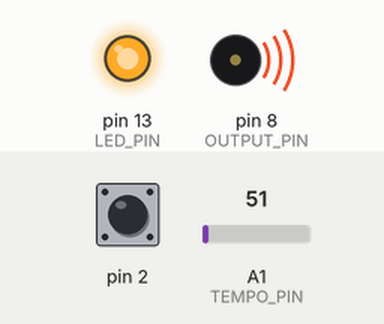
A sketch run on a simulated Arduino Uno, built with avr-gcc and run on an emulated ATmega328P. On the bench: output pins drawn as LEDs (lit = HIGH), buzzer (waves = sounding). The inputs (shaded band) are chosen by the test bench; at power-on: pin 2 LOW, A1 (TEMPO_PIN) = 51.

Above: at 1.2 s.
1.3 s: pin 2 pulsed HIGH 2 times (0.12 s each, 0.3 s apart)
At 2.6 s:
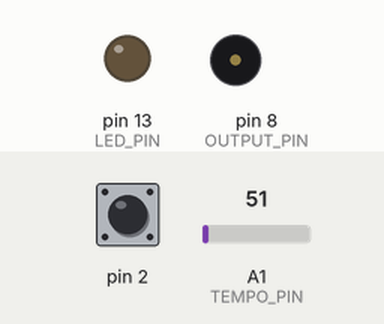
4.9 s: pin 2 driven HIGH
At 8.09 s:
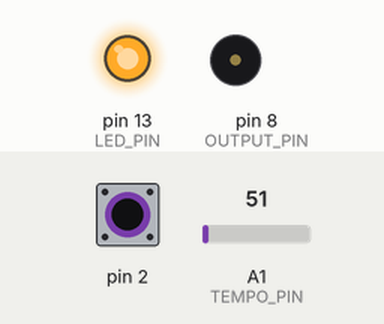
Timing chart, 0 to 13.9 s (numbered marks = the images above; inputs shaded):
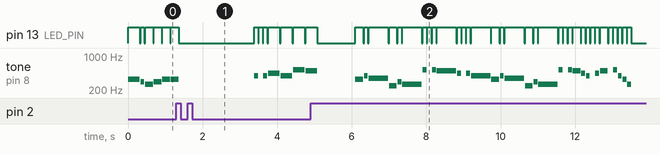

Measured:
- by itself, tone on pin 8 (OUTPUT_PIN): plays 329 Hz for 0.21 s, 391 Hz for 0.11 s, 349 Hz for 0.53 s, 246 Hz for 0.21 s, 293 Hz for 0.11 s, 261 Hz for 0.53 s … (29 notes in this stretch)

The sketch:

jukebox.ino
```cpp
// Capital letter is sharp, lowercase letter is normal, A = 440 Hz is in the third octave
#include <stdlib.h>
#include <string.h>
#include "songs.h"

// #define DEBUG

#define OCTAVE_MULTIPLIER 2
#define HALF_STEP 1.059463094359295
#define OUTPUT_PIN 8
#define LED_PIN 13
#define BASE_A 440
#define TEMPO_PIN A1
#define MODE_ROTATE -1
#define MIDDLE_OCTAVE 3
#define MODE_ABC 0
#define MODE_CLJ 1
#define MODE_BAD -1
#define MIDI_CONSTANT 8.1757989156

#define NUM_WORDS 3
#define MAX_WORD_LENGTH 12

int g_song_num = MODE_ROTATE;
int g_song_num_changed = false;

void setup() {
  pinMode(OUTPUT_PIN, OUTPUT);
  pinMode(LED_PIN, OUTPUT);
  attachInterrupt(0, change_song, RISING);

  #ifdef DEBUG
    Serial.begin(9600);
  #endif
}

void loop() {
  static int i = 0; // current song number
  parse_song(songs[i]);
  i = (g_song_num == MODE_ROTATE) ? i+1 : g_song_num;
  #ifdef DEBUG
    Serial.print("Song num: "); Serial.println(i);
  #endif
  i = i % g_num_songs;
  delay(1000);
}

void parse_song(const char* song) {
  // Songs that
  int mode = get_song_mode(song);

  if (mode == MODE_CLJ) {
    #ifdef DEBUG
      Serial.println("CLJ mode!");
    #endif
    parse_clj(song);
  } else if (mode == MODE_ABC) {
    #ifdef DEBUG
      Serial.println("ABC mode");
    #endif
    parse_abc(song);
  } // Skip songs that have MODE_BAD
}

int get_song_mode(const char* song) {
  char command = song[0];
  char param = song[1];
  if (command == '\0' || param == '\0') return MODE_BAD;
  if (command == 'M') {
    return (param == '0') ? MODE_ABC : MODE_CLJ;
  } else {
    return MODE_ABC;
  }
}

void parse_abc(const char* song) {
  // If the character is a number, skip, because the previous
  // letter should have taken care of the instruction
  for (unsigned int i=0; i<strlen(song); i++) {
    char command = song[i];
    char param = song[i+1];
    if (command == '\0' || param == '\0') return;
    if (command == ' ' || param < '1' || param > '9') continue;

    param = param - '1' + 1;

    if (g_song_num_changed) {
      g_song_num_changed = false;
      break;
    }

    // Read tempo
    int base_tempo_ms = analogRead(TEMPO_PIN)/10 + 100; // Minimum will be 100 ms
    process_command(command, param, base_tempo_ms * param);
  }
}

void parse_clj(const char* song) {
  char token[MAX_WORD_LENGTH];
  char* cursor = (char *)song;
  int n = 0; // token_size

  for (int i=0; i<strlen(song); i++) {
    int freq, duration_ms, vol;
    boolean eol = tokenize(cursor, ' ', n);
    if (n > 0) {
      memset(token, 0, MAX_WORD_LENGTH);
      strncpy(token, cursor, n);
      #ifdef DEBUG
        Serial.print(n); Serial.print(" "); Serial.print("Token: "); Serial.println(token);
      #endif

      if (g_song_num_changed) {
        g_song_num_changed = false;
        break;
      }

      if (split_clj(token, freq, duration_ms, vol)) {
        #ifdef DEBUG
          Serial.print(i); Serial.print(" Note split: "); Serial.print(freq); Serial.print("\t"); Serial.print(duration_ms); Serial.print("\t"); Serial.println(vol);
        #endif

        play_clj(freq, duration_ms, vol);
      }
    }

    if (eol) break;
    cursor += (n+1);
  }
}

// Returns the address of where the substring is
boolean tokenize(const char* str1, char delimiter, int& size) {
  unsigned int len = strlen(str1);
  for (int i=0; i<len; i++) {
    if (str1[i] == delimiter || str1[i] == '\0') {
      size = i;
      return (str1[i] == '\0');
    }
  }
}

// Volume is not implemented yet
boolean split_clj(const char* triplet_orig, int& freq, int& duration_ms, int& volume) {
  char triplet[MAX_WORD_LENGTH];
  strcpy(triplet, triplet_orig);

  char* tokens[NUM_WORDS];
  tokens[0] = strtok(triplet, ",");
  if (tokens[0] == NULL) return false;
  freq = atoi(tokens[0]);

  tokens[1] = strtok(NULL, "/");
  if (tokens[1] == NULL) return false;
  duration_ms = atoi(tokens[1]);

  tokens[2] = strtok(NULL, "*"); // Shouldn't find it
  if (tokens[2] == NULL) return true;
  volume = atoi(tokens[2]);

  return true;
}

void process_command(char command, int param, int tempo) {
  static unsigned int octave = 3;

  if (command == 'O') {
    octave = param;
  } else if (command == '_') {
    play_rest(tempo);
  } else if ((command >= 'a' && command <= 'g') || (command >= 'A' && command <= 'G')) {
    play_note(command, octave, tempo);
  }
}

void play_rest(int duration_ms_ms) {
  make_tone(0, duration_ms_ms, 0);
}

void play_note(char note, unsigned int octave, int duration_ms_ms) {
  int sharp = (note - 'a' < 0) ? 1 : 0; // Check if letter is capital
  if (sharp) note += 'a' - 'A'; // Convert note to lower case

  int half_steps[7] = {0, 2, -9, -7, -5, -4, -2};
  int hs = half_steps[note - 'a']; // number of half steps from 'a' to the correct note

  // Take into account the octave, and then shift frequency by the correct number of half steps
  double freq = BASE_A * pow(OCTAVE_MULTIPLIER, (float)octave - MIDDLE_OCTAVE) * pow(HALF_STEP, hs) * pow(HALF_STEP, sharp);
  #ifdef DEBUG
    Serial.print("Octave: "); Serial.print(octave); Serial.print("\tHalf steps: "); Serial.print(hs); Serial.print("\tSharp: "); Serial.print(sharp); Serial.print("\t");
  #endif
  make_tone(int(freq), duration_ms_ms, 1);
}

// IMPORTANT: Volume is currently unused
void play_clj(int midi_note, int duration_ms_ms, int volume) {
  double freq = pow(OCTAVE_MULTIPLIER, (midi_note / 12.0)) * MIDI_CONSTANT;
  make_tone(int(freq), duration_ms_ms, volume);
}

void change_song() {
  g_song_num = (g_song_num == g_num_songs-1) ? MODE_ROTATE : g_song_num+1;
  g_song_num_changed = true;
}

// IMPORTANT: Volume is currently unused
void make_tone(int freq, int duration_ms_ms, int volume) {
  #ifdef DEBUG
    Serial.print("Tone: "); Serial.print(freq); Serial.print("\t"); Serial.print(duration_ms_ms); Serial.print("\t"); Serial.println(volume);
  #endif
  digitalWrite(LED_PIN, HIGH); // Visual representation of a note being played
  tone(OUTPUT_PIN, freq, duration_ms_ms);

  delay(duration_ms_ms);
  digitalWrite(LED_PIN, LOW);
  delay(20);
}
```

songs.h
```cpp
const char* songs[] = {
"e3 d1 c2 d2 e2 e2 e4 d2 d2 d4 e2 g2 g4 e3 d1 c2 d2 e2 e2 e2 e2 d2 d2 e2 d2 c4 _4",
"O3g1_1g1a3g3 O4 c3 O3 b3 _3 | O3g1_1g1a3g3O4d3c3_3  O3g1_g1O4g3e3c3O3b3a3_3_3  O4f1_1f1e3c3d3c3_3_3_3_3",
"O3e2g1f5O2b2O3d1c5  O4c1_1c1O3b5a1_1a1g5  O3e2g1f5O2b2O3d1c5  O4c1_1c1O3b2a1g1_1a1b2_1O4c1O3g1e1c1",
"O3_1_1g1F1f1D2e2O2G1a1c2a1O3c1d1  _1_1g1F1f1D2e2c1_1c1c1_3  O3_1_1g1F1f1D2e2O2G1a1c2a1O3c1d  _1D3d3c3_2_4",
"O3d5f1a1O4c1O3b1O4c1O3b3a1f1e1  O3d5f1a1O4c1O3b1O4c1O3b3a1b1O4c1  O4d5f1a1O4c1O3b1O4c1O3b3a1f1e1  O3d5f1a1O4c1e1e1d1g3_2",
"O4c1c1c1c3  O3G3A3  O4c1_1O3A1O4c3_6  _6_6",
"O3g2O4e2d2c2O3g4_2g1g1  g2O4e2d2c2O3a4_2a1a1  a2O4f2e2d2O3b4  O4g2g2f2d2e4_4  O3g2O4e2d2c2O3g4_2g1g1  g2O4e2d2c2O3a4_2a1a1  a2O4f2e2d2g2g2g2g2  a2g2f2d2c4_4 _4_4",
"O3e2e2e2_2  e2e2e2_2  e2g2c3d1e4_4  f2f2f2_1f1  f2e2e2_1e1  e2d2d2e2d4g4  O3e2e2e2_2  e2e2e2_2  e2g2c3d1e4_4  f2f2f2_1f1  f2e2e2e1e1  g2g2a2b2O4c2_2  O2c1_3",
"O2c3d3D3e3  f1g1f4  _6  O2c3d3D3e3  f1g1f4  _6  O3c6  O2b6  O3d6c6  c3O2b3a3g3  e1d1c4  _6",
"M1 64,600/13 64,600/13 64,400/13 66,200/13 68,600/13 68,400/13 66,200/13 68,400/13 69,200/13 71,1200/13 76,200/13 76,200/13 76,200/13 71,200/13 71,200/13 71,200/13 68,200/13 68,200/13 68,200/13 64,200/13 64,200/13 64,200/13 71,400/13 69,200/13 68,400/13 66,200/13 64,1200/13",
"M1 64,1200/13 71,600/13 68,900/13 66,300/13 64,600/13 63,900/13 64,300/13 66,600/13 61,600/13 59,1200/13 64,1200/13 71,600/13 68,900/13 66,300/13 64,600/13 69,900/13 71,300/13 73,600/13 75,600/13",
"M1 76,240 75,240 76,240 75,240 76,240 71,240 74,240 72,240 69,240 45,0 52,240 57,240 60,240 64,240 69,240 71,240 40,0 52,240 56,240 64,240 68,240 71,240 72,240 45,0 52,240 57,240 64,240 76,240 75,240 76,240 75,240 76,240 71,240 74,240 72,240 69,240 45,0 52,240 57,240 60,240 64,240 69,240 71,240 40,0 52,240 56,240 64,240 72,240 71,240 69,240 45,0 52,240 57,240"};
int g_num_songs = 12;
```
